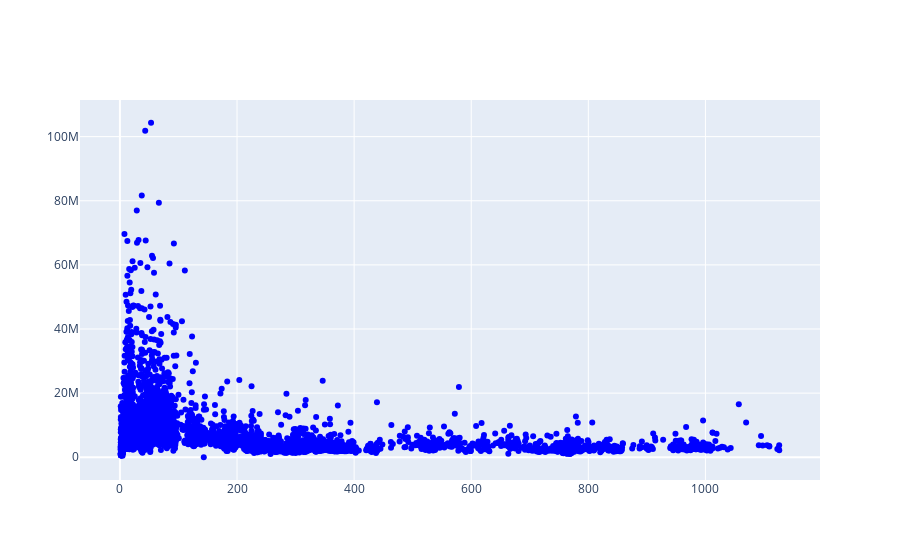

Here is the notebook cell this chart was saved with:
### Code cell
#Next we will create a scatter plot by using the add_trace function and use the go.scatter() function within it
# In go.Scatter we define the x-axis data,y-axis data and define the mode as markers with color of the marker as blue
fig.add_trace(go.Scatter(x=df_stock['Open'], y=df_stock['Volume'], mode='markers', marker={'color': 'blue'}))

# Display the figure
fig.show()

### Figure 1 — Plotly figure (JSON) as saved in the notebook; plotly's stock layout.template omitted (floating-point values rounded to 4 significant figures; data arrays with more than 128 entries replaced by an {"elided": "..."} marker saying what was removed)
{"data": [{"marker": {"color": "blue"}, "mode": "markers", "type": "scatter", "x": {"elided": "5153 float values"}, "y": {"elided": "5153 int values"}}], "layout": {}}
